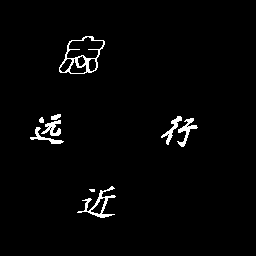
#> input picture ImagesSet/word_bw.bmp, 256 x 256 px, found by its file name
$ python Morphological_Transformation.py
#> lines starting #> are read from the running program, lines starting #| are printed output that depends on the picture; after the words box and inside, x2 and y2 are one past the last pixel; in counts of white or black regions, pixels touching at a corner belong together
#> `img = cv2.imread('ImagesSet\word_bw.bmp', 0)`: img: shape (256, 256); 2.2% white; 9 white regions (1 under 20 px), largest, box (x1, y1, x2, y2) and area: (59, 36, 105, 74) 404, (77, 186, 116, 218) 300, (177, 118, 198, 147) 192
import cv2
import numpy as np


def MyErosion(img, kernel):
    height, width = img.shape
#> height = 256; width = 256
    kernel_sum = np.sum(kernel)
    # convolution
    result = np.zeros((height, width))
    for i in range(height-2):
        for j in range(width-2):
            result[i+1,j+1] = (np.sum(img[i:i+3,j:j+3]*kernel[::,::]) == (kernel_sum * 255))
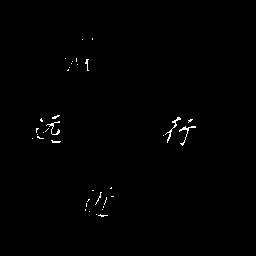
#> result: shape (256, 256) float64; values 0 (black) and 1 (white), 0.54% white in thin lines or dots, all inside (x1, y1, x2, y2) = (32, 38, 196, 217)
    return (np.clip(result, 0, 1) * 255).astype(np.uint8)

def MyDilation(img, kernel):
    height, width = img.shape
#> height = 256; width = 256
    kernel_sum = np.sum(kernel)
    # convolution
    result = np.zeros((height, width))
    for i in range(height-2):
        for j in range(width-2):
            result[i+1,j+1] = (np.sum(img[i:i+3,j:j+3]*kernel[::-1,::-1]) > 0)
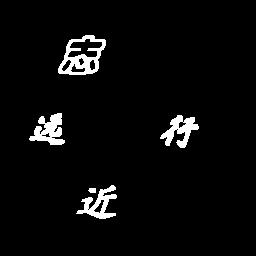
#> result: shape (256, 256) float64; values 0 (black) and 1 (white), 4.1% white; 5 white regions, box (x1, y1, x2, y2) and area: (58, 35, 106, 75) 851, (29, 113, 65, 145) 629, (160, 115, 199, 148) 581, (76, 185, 117, 219) 562, (88, 188, 96, 193) 35
    return (np.clip(result, 0, 1) * 255).astype(np.uint8)

def MyOpening(img, kernel):
	return MyDilation(MyErosion(img, kernel), kernel)
#> after the loop in MyDilation (call 2), `for i in range(height-2):`:
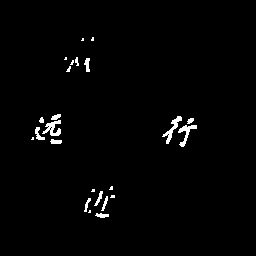
#> result: shape (256, 256) float64; values 0 (black) and 1 (white), 1.5% white; 24 white regions (10 under 20 px), largest, box (x1, y1, x2, y2) and area: (162, 116, 182, 144) 153, (42, 120, 61, 136) 152, (178, 125, 197, 147) 143

def MyClosing(img, kernel):
	return MyErosion(MyDilation(img, kernel), kernel)
#> after the loop in MyErosion (call 3), `for i in range(height-2):`: result: shape (256, 256) float64; values 0 (black) and 1 (white), 2.3% white; 7 white regions (1 under 20 px), largest, box (x1, y1, x2, y2) and area: (59, 36, 105, 74) 422, (30, 114, 64, 144) 376, (77, 186, 116, 218) 310, (177, 118, 198, 147) 205, (161, 116, 182, 145) 168, (39, 117, 44, 123) 24


if __name__ == '__main__':
    img = cv2.imread('ImagesSet\word_bw.bmp', 0)
    cv2.imshow('img', img)
    kernel = np.random.randint(0, 2, (3, 3)).astype(np.uint8)
    erosion = MyErosion(img, kernel)
    cv2.imshow('erosion', erosion)
    dilation = MyDilation(img, kernel)
    cv2.imshow('dilation', dilation)
    opening = MyOpening(img, kernel)
    cv2.imshow('opening', opening)
    Closing = MyClosing(img, kernel)
    cv2.imshow('Closing', Closing)
    cv2.waitKey(0)
